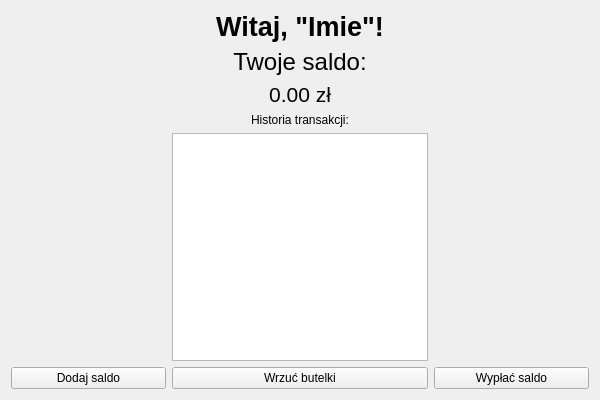
<?xml version="1.0" encoding="UTF-8"?>
<ui version="4.0">
 <class>WelcomeWindow</class>
 <widget class="QWidget" name="WelcomeWindow">
  <property name="geometry">
   <rect>
    <x>0</x>
    <y>0</y>
    <width>600</width>
    <height>400</height>
   </rect>
  </property>
  <property name="windowTitle">
   <string>Form</string>
  </property>
  <layout class="QGridLayout" name="gridLayout">
   <item row="2" column="2">
    <widget class="QLabel" name="labelWelcome">
     <property name="maximumSize">
      <size>
       <width>16777215</width>
       <height>41</height>
      </size>
     </property>
     <property name="font">
      <font>
       <pointsize>20</pointsize>
       <bold>true</bold>
      </font>
     </property>
     <property name="text">
      <string>Witaj, &quot;Imie&quot;!</string>
     </property>
     <property name="alignment">
      <set>Qt::AlignmentFlag::AlignCenter</set>
     </property>
    </widget>
   </item>
   <item row="3" column="0">
    <spacer name="horizontalSpacer_3">
     <property name="orientation">
      <enum>Qt::Orientation::Horizontal</enum>
     </property>
     <property name="sizeHint" stdset="0">
      <size>
       <width>40</width>
       <height>20</height>
      </size>
     </property>
    </spacer>
   </item>
   <item row="7" column="0">
    <spacer name="verticalSpacer">
     <property name="orientation">
      <enum>Qt::Orientation::Vertical</enum>
     </property>
     <property name="sizeHint" stdset="0">
      <size>
       <width>20</width>
       <height>40</height>
      </size>
     </property>
    </spacer>
   </item>
   <item row="2" column="3">
    <spacer name="horizontalSpacer_6">
     <property name="orientation">
      <enum>Qt::Orientation::Horizontal</enum>
     </property>
     <property name="sizeHint" stdset="0">
      <size>
       <width>40</width>
       <height>20</height>
      </size>
     </property>
    </spacer>
   </item>
   <item row="11" column="0">
    <widget class="QPushButton" name="pushButtonDodajSaldo">
     <property name="text">
      <string>Dodaj saldo</string>
     </property>
    </widget>
   </item>
   <item row="5" column="3">
    <spacer name="horizontalSpacer_2">
     <property name="orientation">
      <enum>Qt::Orientation::Horizontal</enum>
     </property>
     <property name="sizeHint" stdset="0">
      <size>
       <width>40</width>
       <height>20</height>
      </size>
     </property>
    </spacer>
   </item>
   <item row="11" column="2">
    <widget class="QPushButton" name="pushButtonWrzucButelki">
     <property name="text">
      <string>Wrzuć butelki</string>
     </property>
    </widget>
   </item>
   <item row="11" column="3">
    <widget class="QPushButton" name="pushButtonWyplacSaldo">
     <property name="text">
      <string>Wypłać saldo</string>
     </property>
    </widget>
   </item>
   <item row="5" column="2">
    <widget class="QLabel" name="labelSaldo">
     <property name="font">
      <font>
       <pointsize>16</pointsize>
      </font>
     </property>
     <property name="text">
      <string>0.00 zł</string>
     </property>
     <property name="alignment">
      <set>Qt::AlignmentFlag::AlignCenter</set>
     </property>
    </widget>
   </item>
   <item row="2" column="0">
    <spacer name="horizontalSpacer_5">
     <property name="orientation">
      <enum>Qt::Orientation::Horizontal</enum>
     </property>
     <property name="sizeHint" stdset="0">
      <size>
       <width>40</width>
       <height>20</height>
      </size>
     </property>
    </spacer>
   </item>
   <item row="3" column="2">
    <widget class="QLabel" name="labelTwojeSaldo">
     <property name="font">
      <font>
       <pointsize>18</pointsize>
      </font>
     </property>
     <property name="text">
      <string>Twoje saldo:</string>
     </property>
     <property name="alignment">
      <set>Qt::AlignmentFlag::AlignCenter</set>
     </property>
    </widget>
   </item>
   <item row="3" column="3">
    <spacer name="horizontalSpacer_4">
     <property name="orientation">
      <enum>Qt::Orientation::Horizontal</enum>
     </property>
     <property name="sizeHint" stdset="0">
      <size>
       <width>40</width>
       <height>20</height>
      </size>
     </property>
    </spacer>
   </item>
   <item row="5" column="0">
    <spacer name="horizontalSpacer">
     <property name="orientation">
      <enum>Qt::Orientation::Horizontal</enum>
     </property>
     <property name="sizeHint" stdset="0">
      <size>
       <width>40</width>
       <height>20</height>
      </size>
     </property>
    </spacer>
   </item>
   <item row="6" column="2">
    <widget class="QLabel" name="label">
     <property name="text">
      <string>Historia transakcji:</string>
     </property>
     <property name="alignment">
      <set>Qt::AlignmentFlag::AlignCenter</set>
     </property>
    </widget>
   </item>
   <item row="7" column="2">
    <widget class="QListWidget" name="listWidgetHistoria"/>
   </item>
  </layout>
 </widget>
 <resources/>
 <connections/>
</ui>
